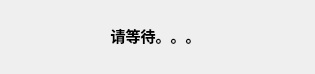
<?xml version="1.0" encoding="UTF-8"?>
<ui version="4.0">
 <class>WaitWidgiet</class>
 <widget class="QWidget" name="WaitWidgiet">
  <property name="geometry">
   <rect>
    <x>0</x>
    <y>0</y>
    <width>315</width>
    <height>74</height>
   </rect>
  </property>
  <property name="windowTitle">
   <string>Form</string>
  </property>
  <widget class="QLabel" name="m_lbl_content">
   <property name="enabled">
    <bool>true</bool>
   </property>
   <property name="geometry">
    <rect>
     <x>10</x>
     <y>10</y>
     <width>291</width>
     <height>51</height>
    </rect>
   </property>
   <property name="font">
    <font>
     <pointsize>11</pointsize>
     <weight>75</weight>
     <bold>true</bold>
    </font>
   </property>
   <property name="layoutDirection">
    <enum>Qt::LeftToRight</enum>
   </property>
   <property name="autoFillBackground">
    <bool>false</bool>
   </property>
   <property name="text">
    <string>请等待。。。</string>
   </property>
   <property name="textFormat">
    <enum>Qt::AutoText</enum>
   </property>
   <property name="alignment">
    <set>Qt::AlignCenter</set>
   </property>
  </widget>
 </widget>
 <resources/>
 <connections/>
</ui>
